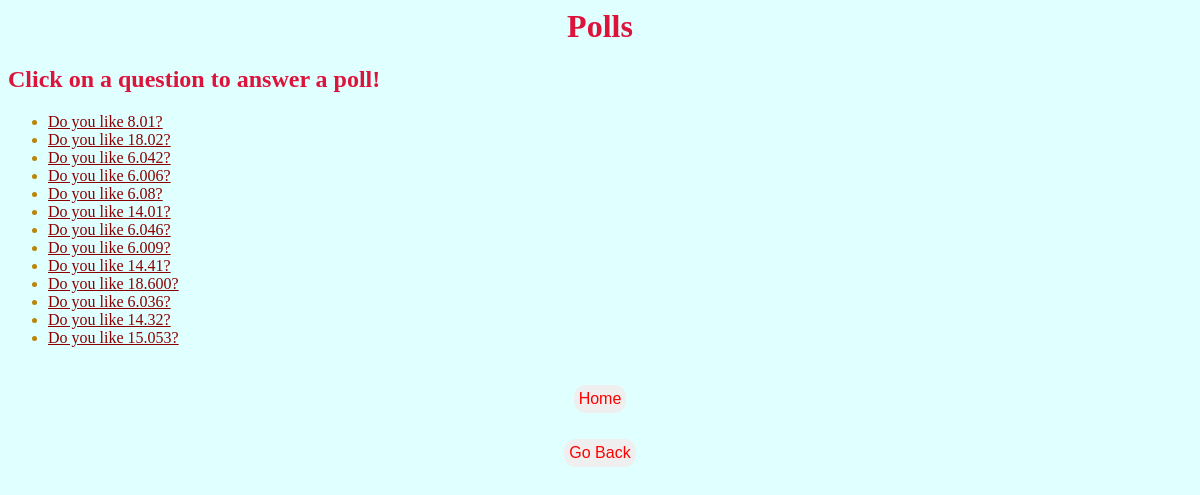
The app's page /courses/polls with its own data.
### courses/models.py (models this page shows, shortened)
class Question(models.Model):
    q_text = models.TextField()

### courses/views.py (the view)
# urls.py: path('polls', views.polls_index, name='polls'),
def polls_index(request):
    all_questions = list(Question.objects.all())
    context = {
            'all_questions': all_questions,
        }
    return render(request, 'polls.html',context)

### courses/templates/polls.html (shortened to what this page needs)
<!DOCType>
<html>
<head>
    <link rel="stylesheet" type="text/css" href="../static/courses/style.css">
</head>
<body>
<center>
<h1 class="title">Polls</h1>
</center>
{% if all_questions %}
    <h2 class = "subtitle">
        Click on a question to answer a poll!
    </h2>
    <ul>
        {% for question in all_questions %}
            <li><a href="polls/{{ question.id }}/">{{ question.q_text }}</a></li>
        {% endfor %}
    </ul>
{% else %}
    <h2 class="subtitle">No Polls Are Available At This Time</h2>
{% endif %}
<br/>
<center>
    <a href = "/"><button class="button">Home</button></a>
    <br/>
    <br/>
    <a href = "/courses"><button class="button">Go Back</button></a>
</center>
</body>
</html>

### courses/static/courses/style.css (style rules this page uses)
li { color: darkgoldenrod; }
li a { color: darkslateblue; }
h2 { color: dimgray; }
body { background-color: lightcyan; font-family: times; }
.button { border: none; color: red; padding: 5px; text-align: center; text-decoration: none; display: inline-block; font-size: 16px; margin: 4px 2px; cursor: pointer; border-radius: 12px; }
.title { color: crimson; animation-name: title_alert; animation-duration: 20s; }
.subtitle { color: crimson; animation-name: sub_title_alert; animation-duration: 20s; }
a { color: darksalmon; }
a:link { color: darkred; }

### records on screen
Question: q_text "Do you like 8.01?"
Question: q_text "Do you like 18.02?"
Question: q_text "Do you like 6.042?"
Question: q_text "Do you like 6.006?"
Question: q_text "Do you like 6.08?"
Question: q_text "Do you like 14.01?"
Question: q_text "Do you like 6.046?"
Question: q_text "Do you like 6.009?"
Question: q_text "Do you like 14.41?"
Question: q_text "Do you like 18.600?"
Question: q_text "Do you like 6.036?"
Question: q_text "Do you like 14.32?"
Question: q_text "Do you like 15.053?"
